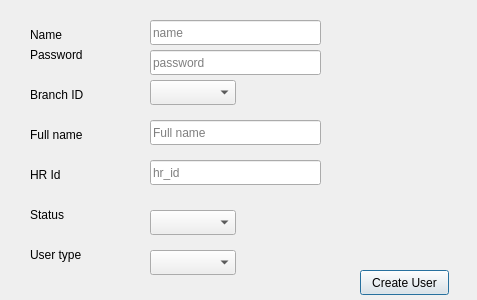
<?xml version="1.0" encoding="UTF-8"?>
<ui version="4.0">
 <class>Dialog</class>
 <widget class="QDialog" name="Dialog">
  <property name="geometry">
   <rect>
    <x>0</x>
    <y>0</y>
    <width>477</width>
    <height>300</height>
   </rect>
  </property>
  <property name="windowTitle">
   <string>user</string>
  </property>
  <widget class="QLineEdit" name="LE_name">
   <property name="geometry">
    <rect>
     <x>150</x>
     <y>20</y>
     <width>171</width>
     <height>25</height>
    </rect>
   </property>
   <property name="placeholderText">
    <string>name</string>
   </property>
  </widget>
  <widget class="QLineEdit" name="LE_password">
   <property name="geometry">
    <rect>
     <x>150</x>
     <y>50</y>
     <width>171</width>
     <height>25</height>
    </rect>
   </property>
   <property name="text">
    <string/>
   </property>
   <property name="maxLength">
    <number>32767</number>
   </property>
   <property name="placeholderText">
    <string>password</string>
   </property>
  </widget>
  <widget class="QPushButton" name="BTN_createUser">
   <property name="geometry">
    <rect>
     <x>360</x>
     <y>270</y>
     <width>89</width>
     <height>25</height>
    </rect>
   </property>
   <property name="text">
    <string>Create User</string>
   </property>
  </widget>
  <widget class="QLabel" name="label_2">
   <property name="geometry">
    <rect>
     <x>30</x>
     <y>40</y>
     <width>99</width>
     <height>29</height>
    </rect>
   </property>
   <property name="text">
    <string>Password</string>
   </property>
  </widget>
  <widget class="QLineEdit" name="LE_hrId">
   <property name="geometry">
    <rect>
     <x>150</x>
     <y>160</y>
     <width>171</width>
     <height>25</height>
    </rect>
   </property>
   <property name="text">
    <string/>
   </property>
   <property name="maxLength">
    <number>32767</number>
   </property>
   <property name="placeholderText">
    <string>hr_id</string>
   </property>
  </widget>
  <widget class="QLabel" name="label_4">
   <property name="geometry">
    <rect>
     <x>30</x>
     <y>160</y>
     <width>99</width>
     <height>29</height>
    </rect>
   </property>
   <property name="text">
    <string>HR Id</string>
   </property>
  </widget>
  <widget class="QLineEdit" name="LE_fullName">
   <property name="geometry">
    <rect>
     <x>150</x>
     <y>120</y>
     <width>171</width>
     <height>25</height>
    </rect>
   </property>
   <property name="placeholderText">
    <string>Full name</string>
   </property>
  </widget>
  <widget class="QLabel" name="label_5">
   <property name="geometry">
    <rect>
     <x>30</x>
     <y>200</y>
     <width>99</width>
     <height>29</height>
    </rect>
   </property>
   <property name="text">
    <string>Status</string>
   </property>
  </widget>
  <widget class="QLabel" name="label_3">
   <property name="geometry">
    <rect>
     <x>30</x>
     <y>120</y>
     <width>99</width>
     <height>29</height>
    </rect>
   </property>
   <property name="text">
    <string>Full name</string>
   </property>
  </widget>
  <widget class="QLabel" name="label_6">
   <property name="geometry">
    <rect>
     <x>30</x>
     <y>20</y>
     <width>99</width>
     <height>29</height>
    </rect>
   </property>
   <property name="text">
    <string>Name</string>
   </property>
  </widget>
  <widget class="QLabel" name="label_7">
   <property name="geometry">
    <rect>
     <x>30</x>
     <y>240</y>
     <width>99</width>
     <height>29</height>
    </rect>
   </property>
   <property name="text">
    <string>User type</string>
   </property>
  </widget>
  <widget class="QComboBox" name="CMB_userType">
   <property name="geometry">
    <rect>
     <x>150</x>
     <y>250</y>
     <width>86</width>
     <height>25</height>
    </rect>
   </property>
  </widget>
  <widget class="QLabel" name="label_8">
   <property name="geometry">
    <rect>
     <x>30</x>
     <y>80</y>
     <width>99</width>
     <height>29</height>
    </rect>
   </property>
   <property name="text">
    <string>Branch ID</string>
   </property>
  </widget>
  <widget class="QComboBox" name="CMB_branch">
   <property name="geometry">
    <rect>
     <x>150</x>
     <y>80</y>
     <width>86</width>
     <height>25</height>
    </rect>
   </property>
  </widget>
  <widget class="QComboBox" name="CMB_userStatus">
   <property name="geometry">
    <rect>
     <x>150</x>
     <y>210</y>
     <width>86</width>
     <height>25</height>
    </rect>
   </property>
  </widget>
 </widget>
 <resources/>
 <connections/>
</ui>
